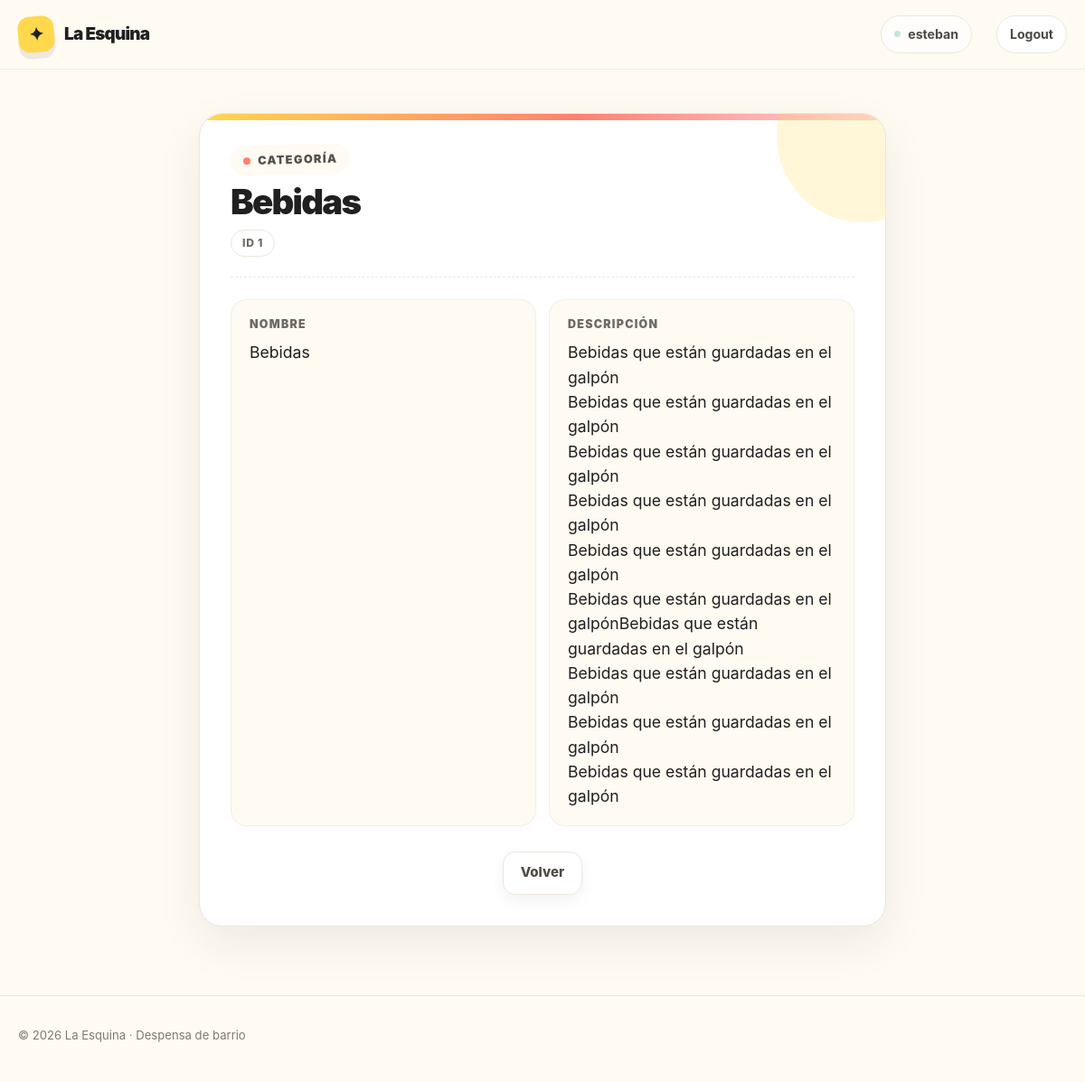
Page /ventas/categoria/detail/1 (signed in) on the committed database.
### ventas/models/categoria.py (models this page shows, shortened)
class Categoria(models.Model):
    nombre = models.CharField(unique=True)
    descripcion = models.TextField(blank=True)
    class Meta:
        verbose_name = "Categoría de Producto"
        verbose_name_plural = "Categorías de Productos"

### ventas/views/categoria.py (the view)
# urls.py: path("categoria/detail/<int:pk>", categoria_detail, name="categoria_detail"),
def categoria_detail(request: HttpRequest, pk: int) -> HttpResponse:
    categoria = get_object_or_404(Categoria, pk=pk)
    return render(request, "ventas/categoria_detail.html", {"categoria": categoria})

### ventas/templates/ventas/categoria_detail.html
{% extends "core/base.html" %}
{% load static %}
{% block styles %}
    <link rel="stylesheet" href="{% static 'core/css/detail.css' %}" />
{% endblock styles %}
{% block content %}
    <div class="container section">
        <div class="detail-card">
            <header class="detail-head">
                <span class="detail-kicker">Categoría</span>
                <h1 class="detail-title">{{ categoria.nombre }}</h1>
                <span class="detail-id">ID {{ categoria.pk }}</span>
            </header>
            <dl class="detail-fields">
                <div class="detail-field">
                    <dt class="detail-label">Nombre</dt>
                    <dd class="detail-value">{{ categoria.nombre }}</dd>
                </div>
                <div class="detail-field">
                    <dt class="detail-label">Descripción</dt>
                    <dd class="detail-value {% if not categoria.descripcion %}detail-value--empty{% endif %}">
                        {{ categoria.descripcion|default:"Sin descripción"|linebreaksbr }}
                    </dd>
                </div>
            </dl>
            <div class="page-actions detail-actions">
                <a class="button button-secondary"
                   href="{% url 'ventas:categoria_list' %}">Volver</a>
            </div>
        </div>
    </div>
{% endblock content %}

### core/templates/core/partials/header.html (shortened to what this page needs)
<div class="nav">
    <div class="container nav-inner">
        <a href="/" class="brand" aria-label="La Esquina, inicio">
            <span class="brand-mark">✦</span>
            <span>La Esquina</span>
        </a>
        <nav class="nav-links" aria-label="Navegación principal">
            {% if user.is_authenticated %}
                <span class="nav-user">{{ user.username }}</span>
                <form action="{% url 'core:logout' %}" method="post">
                    <button class="nav-logout" type="submit">Logout</button>
                </form>
            {% else %}
                <a href="{% url 'core:login' %}" class="nav-cta">Acceder</a>
            {% endif %}
        </nav>
    </div>
</div>

### core/static/core/css/base.css (style rules this page uses)
:root { --bg: #fffaf2; --surface: #fff; --ink: #202020; --muted: #6d6a64; --line: #ece6dc; --yellow: #ffd84d; --coral: #ff806f; --mint: #bfe9d7; --blue: #cbdfff; --pink: #ffd3df; --shadow: 0 18px 50px rgba(32, 32, 32, 0.08); }
* { box-sizing: border-box; margin: 0; padding: 0; }
html { scroll-behavior: smooth; }
body { font-family: Inter, ui-sans-serif, system-ui, -apple-system, BlinkMacSystemFont, "Segoe UI", sans-serif; background: var(--bg); color: var(--ink); line-height: 1.5; display: flex; flex-direction: column; min-height: 100vh; }
a { color: inherit; text-decoration: none; }
.container { width: min(1160px, calc(100% - 40px)); margin: 0 auto; }

### core/static/core/css/nav.css (style rules this page uses)
.nav { position: sticky; top: 0; z-index: 20; background: rgba(255, 250, 242, 0.9); backdrop-filter: blur(14px); border-bottom: 1px solid rgba(236, 230, 220, 0.8); }
.nav-inner { min-height: 76px; display: flex; align-items: center; justify-content: space-between; gap: 24px; }
.brand { display: inline-flex; align-items: center; gap: 11px; font-weight: 900; font-size: 1.18rem; letter-spacing: -0.04em; }
.brand-mark { width: 40px; height: 40px; display: grid; place-items: center; border-radius: 13px; background: var(--yellow); transform: rotate(-5deg); font-size: 1.25rem; box-shadow: 0 7px 0 rgba(32, 32, 32, 0.08); }
.nav-links { display: flex; align-items: center; gap: 27px; color: #4b4944; font-size: 0.94rem; font-weight: 700; }
.nav-user { display: inline-flex; align-items: center; gap: 8px; padding: 9px 14px; border: 1px solid var(--line); border-radius: 999px; background: rgba(255, 255, 255, 0.72); color: #4b4944; font-size: 0.88rem; font-weight: 750; }
.nav-user::before { width: 7px; height: 7px; border-radius: 50%; background: var(--mint); content: ""; }
.nav-links form { display: flex; }
.nav-logout { padding: 9px 14px; border: 1px solid var(--line); border-radius: 999px; background: var(--surface); color: #4b4944; font: inherit; font-size: 0.88rem; font-weight: 750; cursor: pointer; transition: transform 0.2s ease, box-shadow 0.2s ease, border-color 0.2s ease; }

### core/static/core/css/components.css (style rules this page uses)
.button { display: inline-flex; align-items: center; justify-content: center; gap: 9px; min-height: 48px; padding: 0 19px; border-radius: 14px; border: 1px solid transparent; font-size: 0.94rem; font-weight: 850; transition: transform 0.2s ease, box-shadow 0.2s ease; }
.button-secondary { background: var(--surface); border-color: var(--line); color: #4f4c46; box-shadow: 0 6px 16px rgba(32, 32, 32, 0.06); }
.page-actions { display: flex; justify-content: center; gap: 12px; }
.section { padding: 48px 0; }

### rows in the picture
Categoria: nombre "Bebidas", pk "1", descripcion "Bebidas que están guardadas en el galpón Bebidas que están guardadas en el galpón Bebidas que están guardadas en el galpón Bebidas que están guardadas en el galpón Bebidas que están guardadas en el galpón Bebidas que están guardadas en el galpónBebidas que están guardadas en el galpón Bebidas que están guardadas en el galpón Bebidas que están guardadas en el galpón Bebidas que están guardadas en el galpón"

### other values in the picture
{{ user.username }} "esteban"
